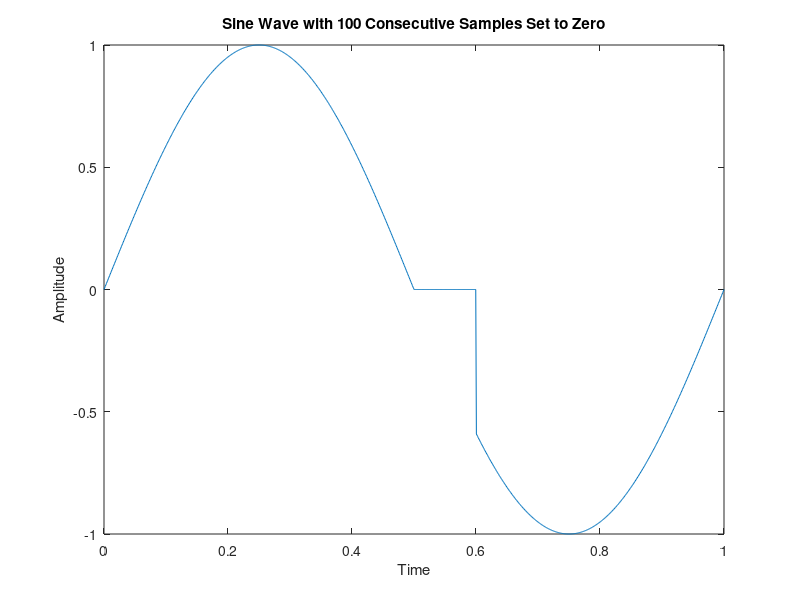

Source code (MATLAB):
% Number of samples
numSamples = 1000;

% Frequency of the sine wave (in Hz)
frequency = 1; % Adjust this value to change the frequency

% Time vector
t = linspace(0, 1, numSamples);

% Generate the sine wave
sinWave = sin(2*pi*frequency*t);

% Set 100 consecutive samples to zero
startIndex = 501; % Start index of the samples to be set to zero
endIndex = startIndex + 99; % End index of the samples to be set to zero
sinWave(startIndex:endIndex) = 0;

% Plot the sine wave
plot(t, sinWave);
xlabel('Time');
ylabel('Amplitude');
title('Sine Wave with 100 Consecutive Samples Set to Zero');
